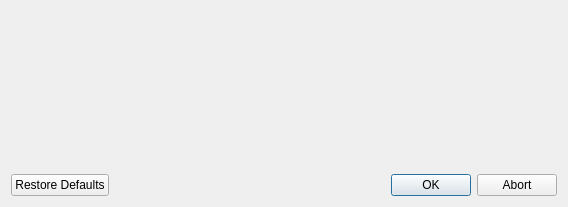
<?xml version="1.0" encoding="UTF-8"?>
<ui version="4.0">
 <class>Dialog</class>
 <widget class="QDialog" name="Dialog">
  <property name="geometry">
   <rect>
    <x>0</x>
    <y>0</y>
    <width>568</width>
    <height>207</height>
   </rect>
  </property>
  <property name="windowTitle">
   <string>Dialog</string>
  </property>
  <layout class="QGridLayout" name="gridLayout">
   <item row="1" column="0">
    <widget class="QDialogButtonBox" name="buttonBox">
     <property name="orientation">
      <enum>Qt::Horizontal</enum>
     </property>
     <property name="standardButtons">
      <set>QDialogButtonBox::Abort|QDialogButtonBox::Ok|QDialogButtonBox::RestoreDefaults</set>
     </property>
    </widget>
   </item>
   <item row="0" column="0">
    <widget class="QWidget" name="widget" native="true"/>
   </item>
  </layout>
 </widget>
 <resources/>
 <connections>
  <connection>
   <sender>buttonBox</sender>
   <signal>accepted()</signal>
   <receiver>Dialog</receiver>
   <slot>accept()</slot>
   <hints>
    <hint type="sourcelabel">
     <x>248</x>
     <y>254</y>
    </hint>
    <hint type="destinationlabel">
     <x>157</x>
     <y>274</y>
    </hint>
   </hints>
  </connection>
  <connection>
   <sender>buttonBox</sender>
   <signal>rejected()</signal>
   <receiver>Dialog</receiver>
   <slot>reject()</slot>
   <hints>
    <hint type="sourcelabel">
     <x>316</x>
     <y>260</y>
    </hint>
    <hint type="destinationlabel">
     <x>286</x>
     <y>274</y>
    </hint>
   </hints>
  </connection>
 </connections>
</ui>
